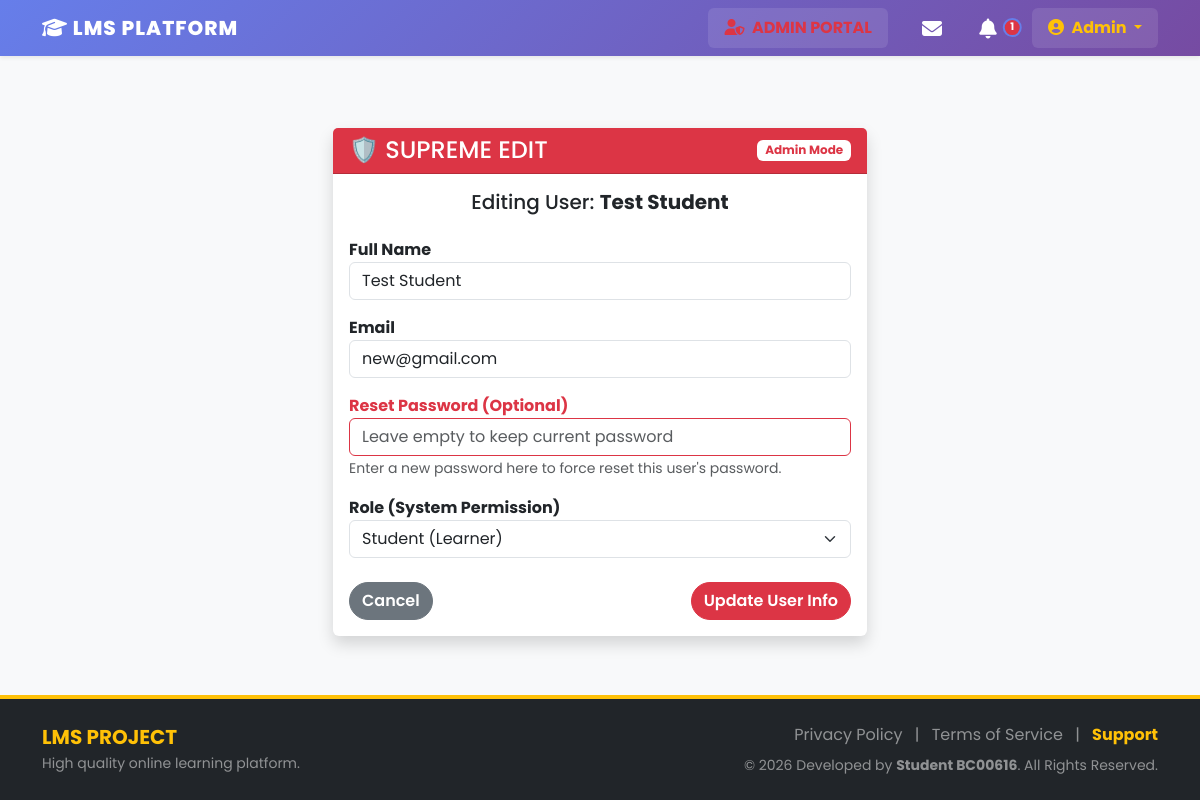
The app's page /public/admin/edit_user/6 (signed in) with its own data.
### tables this page shows
CREATE TABLE `users` (
  `id` int(11) NOT NULL,
  `fullname` varchar(100) NOT NULL,
  `email` varchar(100) NOT NULL,
  `password` varchar(255) NOT NULL,
  `role` enum('admin','instructor','student') DEFAULT 'student',
  `avatar` varchar(255) DEFAULT NULL,
  `bio` text DEFAULT NULL,
  `created_at` timestamp NOT NULL DEFAULT current_timestamp(),
  `updated_at` timestamp NOT NULL DEFAULT current_timestamp() ON UPDATE current_timestamp()
);

### app/Controllers/AdminController.php (called while the page is built, shortened)
<?php
require_once '../app/Core/Controller.php';
class AdminController extends Controller {
    public function edit_user($id) {
        $user = $this->model('AdminModel')->getUserById($id);
        $this->view('admin/edit_user', [
            'user' => $user
        ]);
    }
}

### public/index.php (called while the page is built, shortened)
<?php
require_once '../app/Config/Database.php';
require_once '../app/Core/Controller.php';
$app = new App();

### app/Models/AdminModel.php (called while the page is built, shortened)
<?php
require_once '../app/Config/Database.php';
class AdminModel {
    private $conn;
    public function __construct() {
        $db = new Database();
        $this->conn = $db->connect();
    }
    public function getUserById($id) {
        $stmt = $this->conn->prepare("SELECT * FROM users WHERE id = ?");
        $stmt->execute([$id]);
        return $stmt->fetch(PDO::FETCH_ASSOC);
    }
}

### app/Config/Database.php (called while the page is built)
<?php
class Database {
    private $host = 'localhost';
    private $user = 'root';
    private $pass = '';
    private $dbname = 'lms_db';
    public function connect() {
        try {
            $dsn = "mysql:host=" . $this->host . ";dbname=" . $this->dbname . ";charset=utf8";
            $pdo = new PDO($dsn, $this->user, $this->pass);
            $pdo->setAttribute(PDO::ATTR_ERRMODE, PDO::ERRMODE_EXCEPTION);
            return $pdo;
        } catch (PDOException $e) {
            die("Database Connection Error: " . $e->getMessage());
        }
    }
}

### app/Views/admin/edit_user.php (the view, shortened to what this page needs)
<?php require_once '../app/Views/inc/header.php'; ?>
<div class="container mt-5">
    <div class="row justify-content-center">
        <div class="col-md-6">
            <div class="card shadow border-danger">
                <div class="card-header bg-danger text-white d-flex justify-content-between align-items-center">
                    <h4 class="mb-0">🛡️ SUPREME EDIT</h4>
                    <span class="badge bg-white text-danger">Admin Mode</span>
                </div>
                <div class="card-body">
                    <h5 class="card-title text-center mb-4">Editing User: <strong><?= htmlspecialchars($data['user']['fullname']) ?></strong></h5>
                    <form action="/LMS_Project/public/admin/update_user/<?= $data['user']['id'] ?>" method="POST">
                        <div class="mb-3">
                            <label class="fw-bold">Full Name</label>
                            <input type="text" name="fullname" class="form-control" value="<?= htmlspecialchars($data['user']['fullname']) ?>" required>
                        </div>
                        <div class="mb-3">
                            <label class="fw-bold">Email</label>
                            <input type="email" name="email" class="form-control" value="<?= htmlspecialchars($data['user']['email']) ?>" required>
                        </div>
                        <div class="mb-3">
                            <label class="fw-bold text-danger">Reset Password (Optional)</label>
                            <input type="text" name="password" class="form-control border-danger" placeholder="Leave empty to keep current password">
                            <small class="text-muted">Enter a new password here to force reset this user's password.</small>
                        </div>
                        <div class="mb-3">
                            <label class="fw-bold">Role (System Permission)</label>
                            <select name="role" class="form-select">
                                <option value="student" <?= $data['user']['role'] == 'student' ? 'selected' : '' ?>>Student (Learner)</option>
                            </select>
                        </div>
                        <div class="d-flex justify-content-between mt-4">
                            <a href="/LMS_Project/public/admin/dashboard" class="btn btn-secondary">Cancel</a>
                            <button type="submit" class="btn btn-danger fw-bold">Update User Info</button>
                        </div>
                    </form>
                </div>
            </div>
        </div>
    </div>
</div>
<?php require_once '../app/Views/inc/footer.php'; ?>

### public/css/style.css (style rules this page uses)
:root { font-family: 'Poppins', -apple-system, BlinkMacSystemFont, 'Segoe UI', sans-serif; --lms-gradient-start: #667eea; --lms-gradient-end: #764ba2; --lms-gradient: linear-gradient(135deg, #667eea 0%, #764ba2 100%); --bs-primary: #667eea; --bs-primary-rgb: 102, 126, 234; --bs-primary-dark: #5a6fd6; }
body { font-family: 'Poppins', -apple-system, BlinkMacSystemFont, 'Segoe UI', sans-serif; }
.btn { border-radius: 50px !important; font-weight: 600 !important; }

### app/Views/inc/header.php (style rules this page uses)
body { min-height: 100vh; display: flex; flex-direction: column; background-color: #f8f9fa; }
.card { border: none; box-shadow: 0 0.125rem 0.25rem rgba(0, 0, 0, 0.075); }

### records on screen
users: fullname "Test Student", email "new@gmail.com", role "Student (Learner)"

### other values on screen
$notiCount "1"
$_SESSION['user_name'] "Admin"
